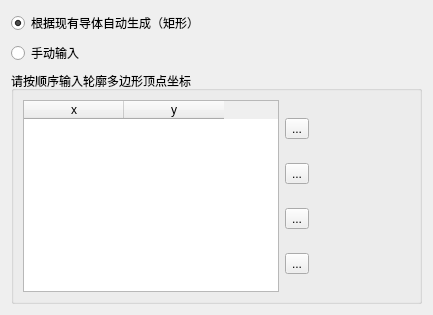
       <widget class="QWidget" name="page_9">
        <layout class="QVBoxLayout" name="verticalLayout_15">
         <item>
          <widget class="QRadioButton" name="radio_8_1">
           <property name="enabled">
            <bool>true</bool>
           </property>
           <property name="text">
            <string>根据现有导体自动生成（矩形）</string>
           </property>
           <property name="checked">
            <bool>true</bool>
           </property>
          </widget>
         </item>
         <item>
          <widget class="QRadioButton" name="radio_8_2">
           <property name="text">
            <string>手动输入</string>
           </property>
           <property name="checked">
            <bool>false</bool>
           </property>
          </widget>
         </item>
         <item>
          <widget class="QGroupBox" name="groupBox_11">
           <property name="enabled">
            <bool>true</bool>
           </property>
           <property name="title">
            <string>请按顺序输入轮廓多边形顶点坐标</string>
           </property>
           <layout class="QHBoxLayout" name="horizontalLayout_15">
            <item>
             <widget class="QTableWidget" name="tableWidget_WeiQiang">
              <property name="enabled">
               <bool>true</bool>
              </property>
              <property name="selectionMode">
               <enum>QAbstractItemView::SingleSelection</enum>
              </property>
              <property name="selectionBehavior">
               <enum>QAbstractItemView::SelectRows</enum>
              </property>
              <column>
               <property name="text">
                <string>x</string>
               </property>
              </column>
              <column>
               <property name="text">
                <string>y</string>
               </property>
              </column>
             </widget>
            </item>
            <item>
             <layout class="QVBoxLayout" name="verticalLayout_16">
              <item>
               <widget class="QToolButton" name="tBn_Add">
                <property name="text">
                 <string>...</string>
                </property>
                <property name="icon">
                 <iconset resource="../../windwalker.qrc">
                  <normaloff>:/GroundingCAD/images/GroundingCAD/orb_plus.png</normaloff>:/GroundingCAD/images/GroundingCAD/orb_plus.png</iconset>
                </property>
               </widget>
              </item>
              <item>
               <widget class="QToolButton" name="tBn_Del">
                <property name="text">
                 <string>...</string>
                </property>
                <property name="icon">
                 <iconset resource="../../windwalker.qrc">
                  <normaloff>:/GroundingCAD/images/GroundingCAD/delete.png</normaloff>:/GroundingCAD/images/GroundingCAD/delete.png</iconset>
                </property>
               </widget>
              </item>
              <item>
               <widget class="QToolButton" name="tBn_Up">
                <property name="text">
                 <string>...</string>
                </property>
                <property name="icon">
                 <iconset resource="../../windwalker.qrc">
                  <normaloff>:/GroundingCAD/images/GroundingCAD/arrow_up.png</normaloff>:/GroundingCAD/images/GroundingCAD/arrow_up.png</iconset>
                </property>
               </widget>
              </item>
              <item>
               <widget class="QToolButton" name="tBn_Down">
                <property name="text">
                 <string>...</string>
                </property>
                <property name="icon">
                 <iconset resource="../../windwalker.qrc">
                  <normaloff>:/GroundingCAD/images/GroundingCAD/arrow_down.png</normaloff>:/GroundingCAD/images/GroundingCAD/arrow_down.png</iconset>
                </property>
               </widget>
              </item>
             </layout>
            </item>
            <item>
             <spacer name="horizontalSpacer_9">
              <property name="orientation">
               <enum>Qt::Horizontal</enum>
              </property>
              <property name="sizeHint" stdset="0">
               <size>
                <width>101</width>
                <height>20</height>
               </size>
              </property>
             </spacer>
            </item>
           </layout>
          </widget>
         </item>
        </layout>
       </widget>
